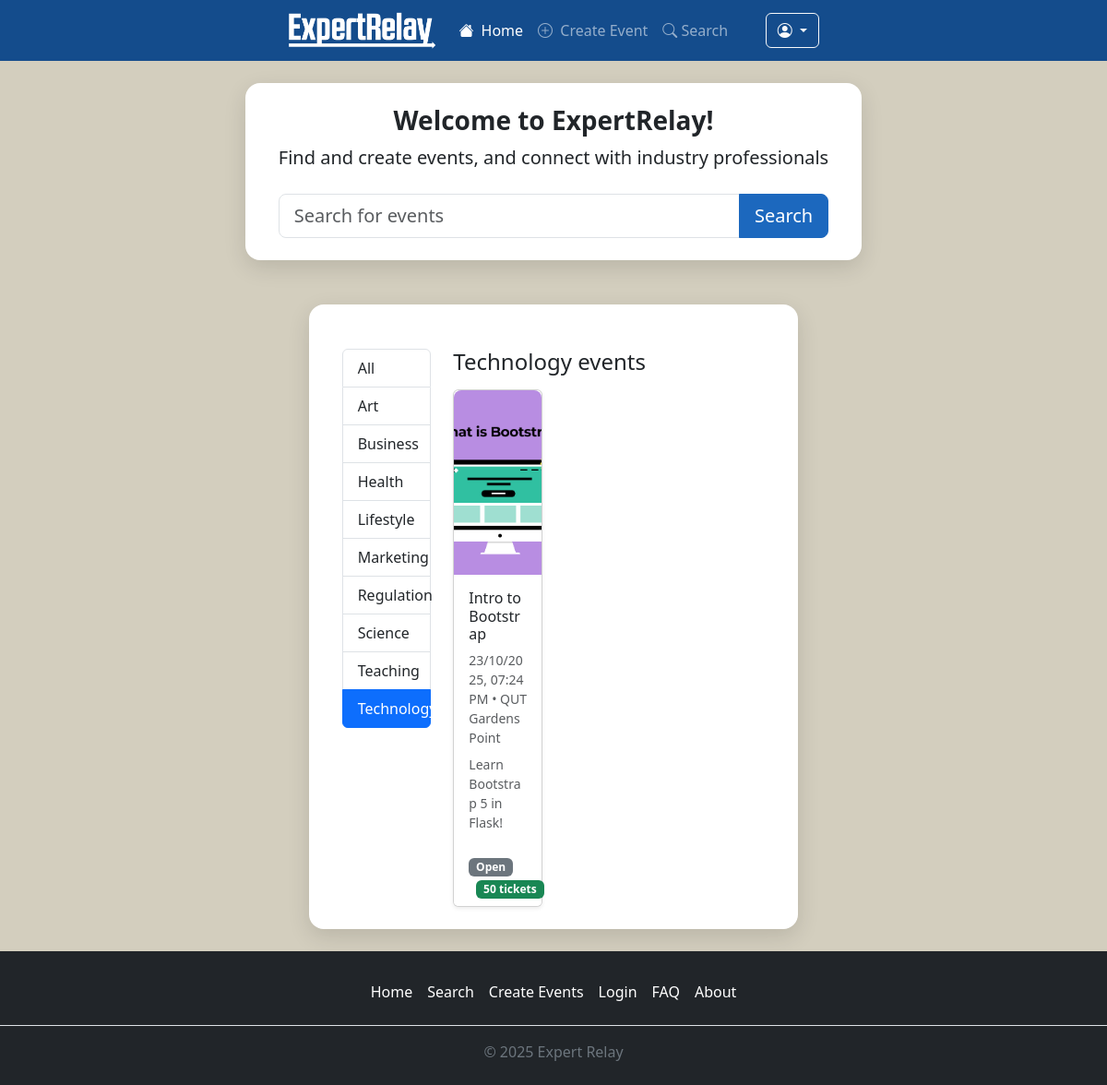
/?cat=2, run on the app's committed database.
### travel/models.py (models this page shows, shortened)
class Category(db.Model):
    __tablename__ = 'categories'
    id = db.Column(db.Integer, primary_key=True)
    name = db.Column(db.String(50), unique=True, nullable=False)
    events = db.relationship('Event', backref='category')

class Event(db.Model):
    __tablename__ = 'events'
    id = db.Column(db.Integer, primary_key=True)
    title = db.Column(db.String(100), index=True, unique=True, nullable=False)
    description = db.Column(db.String(400))
    image = db.Column(db.String(255), nullable=True)   # <-- fix double assignment
    start_at = db.Column(db.DateTime, nullable=False)
    end_at = db.Column(db.DateTime, nullable=False)
    venue = db.Column(db.String(200), nullable=False)
    price = db.Column(db.Numeric, nullable=False)
    status = db.Column(db.String(20), nullable=False)
    tickets_av = db.Column(db.Integer, nullable=False)
    user_id = db.Column(db.Integer, db.ForeignKey('users.id'))
    category_id = db.Column(db.Integer, db.ForeignKey('categories.id'))
    comments = db.relationship(
        'Comment',
        back_populates='event',
        cascade='all, delete-orphan'
    )
    orders = db.relationship('Order', backref='event')

### travel/views.py (the view)
@bp.route('/')
def index():
    cat_id = request.args.get("cat", type=int)
    categories  = Category.query.order_by(Category.name).all()
    events=Event.query.all()
    if cat_id:
        events = Event.query.filter_by(category_id=cat_id).order_by(Event.start_at).all()
        active_category = Category.query.get(cat_id)
    else:
        events = Event.query.order_by(Event.start_at).all()
        active_category=None
    return render_template('index.html', categories=categories, events=events, active_category=active_category, active_page="index")

### travel/templates/index.html
{% extends 'base.html' %}
{% block content %}
<section class="exr-shell mb-4 text-center">
  <div class="hero-inner container">
    <h1 class="h3 fw-bold mb-2">Welcome to ExpertRelay!</h1>
    <p class="lead mb-4">Find and create events, and connect with industry professionals</p>
    <form class="hero-search" action="{{ url_for('main.index') }}" method="get">
      <div class="input-group input-group-lg">
        <input type="text" name="q" class="form-control" placeholder="Search for events">
        <button class="btn btn-primary" type="submit">Search</button>
      </div>
    </form>
  </div>
</section>
<main class="exr-shell">
  <div class="container mt-4">
    <div class="row">
      <aside class="col-12 col-md-3 mb-4">
        <div class="list-group sticky-top" style="top: 1rem;">
          <a href="{{ url_for('main.index') }}"
            class="list-group-item list-group-item-action {% if not active_category %}active{% endif %}">
            All
          </a>
          {% for c in categories %}
          <a href="{{ url_for('main.index', cat=c.id) }}"
            class="list-group-item list-group-item-action {% if active_category and c.id==active_category.id %}active{% endif %}">
            {{ c.name }}
          </a>
          {% endfor %}
        </div>
      </aside>
      <section class="col-12 col-md-9">
        {% if active_category %}
        <h2 class="h4 mb-3">{{ active_category.name }} events</h2>
        {% else %}
        <h2 class="h4 mb-3">Upcoming events</h2>
        {% endif %}
        <div class="row g-4">
          {% for e in events %}
          <div class="col-12 col-sm-6 col-lg-4">
            <a class="event-card card h-100 shadow-sm text-decoration-none" href="{{ url_for('main.event_detail', event_id=e.id) }}">
              {% if e.image %}
              <img src="{{ url_for('static', filename='uploads/' + e.image) }}" alt="{{ e.title }}"
                class="card-img-top img-fluid"
                style="object-fit: cover; height: 200px; border-top-left-radius: 0.5rem; border-top-right-radius: 0.5rem;">
              {% endif %}
              <div class="card-body">
                <h3 class="h6 card-title mb-2">{{ e.title }}</h3>
                <p class="text-muted small mb-2">
                  {{ e.start_at.strftime('%d/%m/%Y, %I:%M %p') }}{% if e.venue %} • {{ e.venue }}{% endif %}
                </p>
                <p class="card-text text-muted small">
                  {{ e.description[:120] }}{% if e.description|length > 120 %}…{% endif %}
                </p>
              </div>
              <div class="card-footer bg-white border-0">
                <span class="badge bg-secondary">{{ e.status }}</span>
                {% if e.tickets_av and e.tickets_av>0 %}
                <span class="badge bg-success ms-2">{{ e.tickets_av }} tickets</span>
                {% endif %}
              </div>
            </a>
          </div>
          {% else %}
          <p class="text-muted">No events yet.</p>
          {% endfor %}
        </div>
      </section>
    </div>
  </div>
</main>
{% endblock %}

### travel/static/styles.css (style rules this page uses)
:root { --banner: #144c8c; --chrome: #1c242c; --bg: #d3cebe; --box: #ffffff; --radius: 16px; }
html, body { height: 100% }
body { background: #d3cebe; min-height: 100%; display: flex; flex-direction: column; }
.exr-shell { max-width: 70%; margin: 24px auto; background: #ffffff; border-radius: 16px; box-shadow: 0 8px 24px rgba(0, 0, 0, .12); padding: 24px; }
.btn-primary { background-color: #1c68be; border-color: #1c68be; }
.event-card { transition: transform .2s ease, box-shadow .2s ease; display: block; }

### data on the page
Category: name "Art"
Category: name "Business"
Category: name "Health"
Category: name "Lifestyle"
Category: name "Marketing"
Category: name "Regulation"
Category: name "Science"
Category: name "Teaching"
Category: name "Technology"
Event: image (picture), title "Intro to Bootstrap", start_at "23/10/2025, 07:24 PM", venue "QUT Gardens Point", description "Learn Bootstrap 5 in Flask!", status "Open", tickets_av "50"
